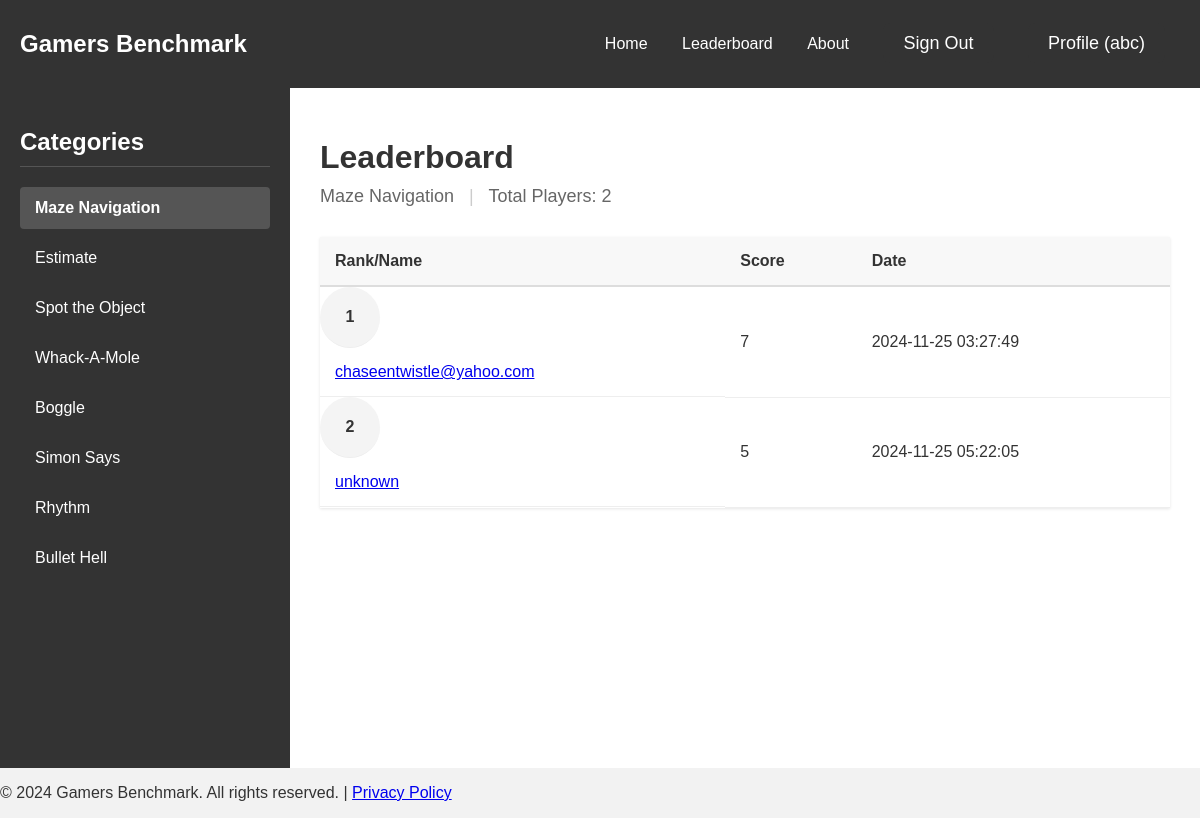
The app's page /website/leaderboard/leaderboard.php (signed in) with its own data.
### tables this page shows
CREATE TABLE "scores" (
    username TEXT,
    game TEXT,
    score REAL, -- Correct type for scores, including decimals
    date TEXT
);

### website/leaderboard/leaderboard.php (the view, shortened to what this page needs)
<?php
$isLoggedIn = isset($_SESSION['logged_in']) && $_SESSION['logged_in'];
$username = $isLoggedIn ? $_SESSION['username'] : null;
try {
    $db = new PDO('sqlite:../log-signup/highscores.db');
    $db->setAttribute(PDO::ATTR_ERRMODE, PDO::ERRMODE_EXCEPTION);
} catch (PDOException $e) {
    die("Database connection failed: " . $e->getMessage());
}
function getDbGameName($displayName) {
    $gameMap = [
        'Maze Navigation' => 'maze_game',
        'Estimate' => 'estimate',
        'Spot the Object' => 'spot',
        'Whack-A-Mole' => 'whackamole',
        'Boggle' => 'baggle',
        'Simon Says' => 'sequence',
        'Rhythm' => 'rhythm_game',
        'Bullet Hell' => 'bullet_hell',
    ];
    return $gameMap[$displayName] ?? $displayName;
}
function getLeaderboardData($game) {
    global $db;
    try {
        $dbGameName = getDbGameName($game);
        $stmt = $db->prepare('
            SELECT username, score, date,
                   RANK() OVER (ORDER BY score DESC) as rank
            FROM scores
            WHERE game = :game
            ORDER BY score DESC
            LIMIT 10
        ');
        $stmt->execute([':game' => $dbGameName]);
        return $stmt->fetchAll(PDO::FETCH_ASSOC);
    } catch (PDOException $e) {
        return [];
    }
}
function getPlayerCount($game) {
    global $db;
    try {
        $dbGameName = getDbGameName($game);
        $stmt = $db->prepare('SELECT COUNT(DISTINCT username) FROM scores WHERE game = :game');
        $stmt->execute([':game' => $dbGameName]);
        return $stmt->fetchColumn();
    } catch (PDOException $e) {
        return 0;
    }
}
$currentGame = $_GET['game'] ?? 'Maze Navigation';
$leaderboardData = getLeaderboardData($currentGame);
$playerCount = getPlayerCount($currentGame);
?>
<!DOCTYPE html>
<html lang="en">
<head>
    <link rel="stylesheet" href="../../index.css">
</head>
<body>
    <div class="navbar">
        <div class="logo">
            <h2>Gamers Benchmark</h2>
        </div>
        <div class="nav-links">
            <a href="../../index.php">Home</a>
            <a href="leaderboard.php">Leaderboard</a>
            <a href="../about/about.php">About</a>
            <?php if ($isLoggedIn): ?>
                <a href="../log-signup/handlers/logout.php" class="btn">Sign Out</a>
                <a href="../../profile.php" class="btn">Profile (<?php echo htmlspecialchars((string)$username); ?>)</a>
            <?php else: ?>
                <a href="../log-signup/login.html" class="btn">Login</a>
                <a href="../log-signup/signup.php" class="btn">Sign Up</a>
            <?php endif; ?>
        </div>
    </div>
    <div class="leaderboard-container">
        <aside class="category-sidebar">
            <h2>Categories</h2>
            <div class="category-links">
                <?php
                $categories = ['Maze Navigation', 'Estimate', 'Spot the Object', 'Whack-A-Mole',
                               'Boggle', 'Simon Says', 'Rhythm', 'Bullet Hell'];
                foreach ($categories as $category):
                    $isActive = $category === $currentGame ? 'active' : '';
                ?>
                    <a href="?game=<?php echo urlencode($category); ?>"
                       class="category-item <?php echo $isActive; ?>">
                       <?php echo htmlspecialchars($category); ?>
                    </a>
                <?php endforeach; ?>
            </div>
        </aside>
        <main class="leaderboard-main">
            <div class="leaderboard-header">
                <h1>Leaderboard</h1>
                <div class="game-info">
                    <span class="current-game"><?php echo htmlspecialchars($currentGame); ?></span>
                    <span class="divider">|</span>
                    <span class="total-players">Total Players: <?php echo $playerCount; ?></span>
                </div>
            </div>
            <div class="leaderboard-content">
                <table class="leaderboard-table">
                    <thead>
                        <tr>
                            <th>Rank/Name</th>
                            <th>Score</th>
                            <th>Date</th>
                        </tr>
                    </thead>
                    <tbody>
                        <?php if (empty($leaderboardData)): ?>
                            <tr>
                                <td colspan="4" class="no-scores">No scores recorded yet</td>
                            </tr>
                        <?php else: ?>
                            <?php foreach ($leaderboardData as $row): ?>
                                <tr>
                                    <td class="rank"><?php echo htmlspecialchars($row['rank']); ?></td>
                                    <td class="player-info">
                                        <span class="player-name">
                                            <a href="../../profile.php?username=<?php echo urlencode($row['username']); ?>&game=<?php echo urlencode(getDbGameName($currentGame)); ?>">
                                                <?php echo htmlspecialchars($row['username']); ?>
                                            </a>
                                        </span>
                                    </td>
                                    <td><?php echo number_format($row['score']); ?></td>
                                    <td><?php echo htmlspecialchars($row['date']); ?></td>
                                </tr>
                            <?php endforeach; ?>
                        <?php endif; ?>
                    </tbody>
                </table>
            </div>
        </main>
    </div>
    <footer>
        <p>© 2024 Gamers Benchmark. All rights reserved. | <a href="#">Privacy Policy</a></p>
    </footer>
</body>
</html>

### index.css (style rules this page uses)
body { font-family: Arial, sans-serif; margin: 0; padding: 0; background-color: #f2f2f2; color: #333; display: flex; flex-direction: column; }
.navbar { display: flex; justify-content: space-between; align-items: center; padding: 10px 20px; background-color: #333; color: #fff; }
.navbar a { text-decoration: none; color: #fff; margin: 0 15px; }
.btn, .btn-d { padding: 10px 20px; font-size: 18px; background-color: #333; color: #fff; border: none; border-radius: 8px; cursor: pointer; transition: background-color 0.3s ease; }
.leaderboard-container { display: flex; min-height: calc(100vh - 120px); background-color: #f4f4f4; }
.category-sidebar { width: 250px; background-color: #333; padding: 20px; }
.category-sidebar h2 { color: #fff; font-size: 24px; margin-bottom: 20px; padding-bottom: 10px; border-bottom: 1px solid #555; }
.category-links { display: flex; flex-direction: column; gap: 8px; }
.category-item { color: #fff; text-decoration: none; padding: 12px 15px; border-radius: 4px; transition: background-color 0.3s; }
.category-item.active { background-color: #555; font-weight: bold; }
.leaderboard-main { flex: 1; padding: 30px; background-color: #fff; }
.leaderboard-header { margin-bottom: 30px; }
.leaderboard-header h1 { font-size: 32px; margin-bottom: 10px; }
.game-info { color: #666; font-size: 18px; }
.game-info .divider { margin: 0 10px; color: #ccc; }
.leaderboard-table { width: 100%; border-collapse: collapse; background-color: #fff; box-shadow: 0 1px 3px rgba(0,0,0,0.1); }
.leaderboard-table th { background-color: #f8f8f8; padding: 15px; text-align: left; font-weight: bold; color: #333; border-bottom: 2px solid #ddd; }
.leaderboard-table td { padding: 15px; border-bottom: 1px solid #eee; }
.player-info { display: flex; align-items: center; gap: 10px; }
.player-name { font-weight: 500; }
.rank { display: inline-block; width: 30px; height: 30px; line-height: 30px; text-align: center; background-color: #f4f4f4; border-radius: 50%; font-weight: bold; }

### records on screen
scores: rank "1", username "chaseentwistle@yahoo.com", score "7", date "2024-11-25 03:27:49"
scores: rank "2", username "unknown", score "5", date "2024-11-25 05:22:05"

### other values on screen
$username "abc"
$category "Maze Navigation"
$category "Estimate"
$category "Spot the Object"
$category "Whack-A-Mole"
$category "Boggle"
$category "Simon Says"
$category "Rhythm"
$category "Bullet Hell"
$currentGame "Maze Navigation"
$playerCount "2"
